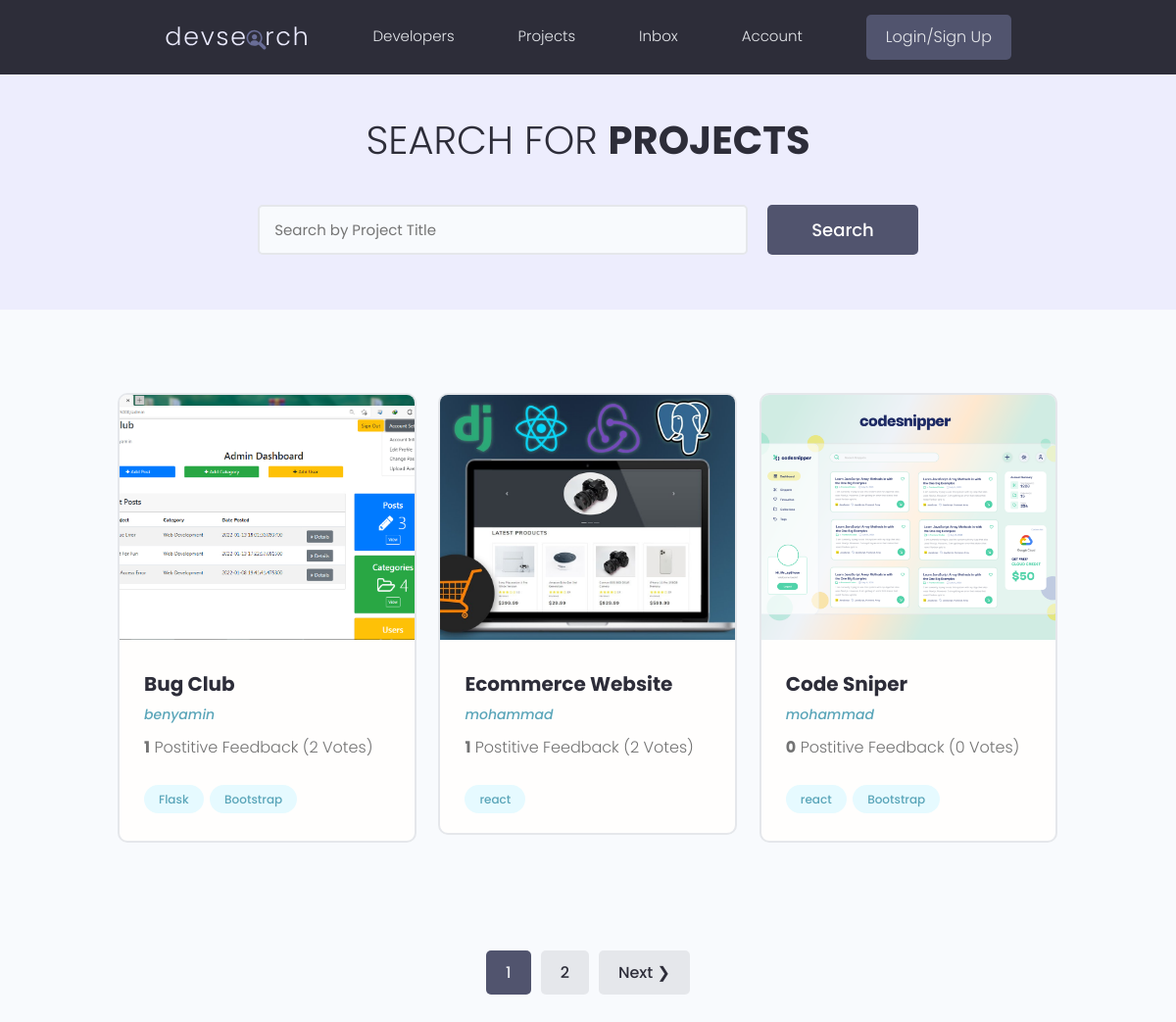
/projects/, run on the app's committed database.
### projects/models.py (models this page shows, shortened)
class Project(models.Model):
    id=models.UUIDField(default=uuid4, primary_key=True, unique=True, editable=False)
    owner=models.ForeignKey(Profile, on_delete=models.SET_NULL, null=True, blank=True)
    title=models.CharField(max_length=200)
    description=models.TextField(null=True, blank=True)
    demo_link=models.CharField(max_length=200, null=True, blank=True)
    featured_image=models.ImageField(null=True, blank=True, default='default.jpg')
    source_link=models.CharField(max_length=250, null=True, blank=True)
    vote_total=models.IntegerField(default=0, null=True, blank=True)
    vote_ratio=models.IntegerField(default=0, null=True, blank=True)
    tags=models.ManyToManyField('Tag', blank=True)
    created=models.DateTimeField(auto_now_add=True)
    class Meta:
        ordering=['-vote_ratio','-vote_total','title']

class Tag(models.Model):
    id=models.UUIDField(default=uuid4, primary_key=True, unique=True, editable=False)
    name=models.CharField(max_length=150)

### users/models.py (models this page shows, shortened)
class Profile(models.Model):
    id=models.UUIDField(default=uuid.uuid4, primary_key=True, editable=False, unique=True)
    user=models.OneToOneField(User, on_delete=models.CASCADE)
    short_intro=models.CharField(max_length=200, null=True, blank=True, default='')
    bio=models.TextField(null=True, blank=True, default='')
    location=models.CharField(max_length=100, null=True, blank=True, default='')
    profile_image=models.ImageField(upload_to='profiles/', null=True, blank=True,
		default='profiles/user-default.png')
    social_github=models.CharField(max_length=250, null=True, blank=True)
    social_twitter=models.CharField(max_length=250, null=True, blank=True)
    social_linkedin=models.CharField(max_length=250, null=True, blank=True)
    social_youtube=models.CharField(max_length=250, null=True, blank=True)
    social_website=models.CharField(max_length=250, null=True, blank=True)
    created=models.DateTimeField(auto_now_add=True)
    class Meta:
        ordering=['created']
        indexes=[models.Index(fields=['id'])]

### projects/views.py (the view)
# urls.py: path('projects/', include('projects.urls')),
def projects(request):
    query_search=''
    send_mail('test','hello this is test','devsearchmail.gmail.com',
                    ['benyamin.az@hotmail.com'], fail_silently=False)
    if request.GET.get('query_search') :
        query_search=request.GET.get('query_search')
        projects=search_project(query_search)
    else:
        projects=Project.objects.prefetch_related('tags')\
                            .select_related('owner__user')
    custom_range, projects=custom_range_paginator(request,projects,3)
    context={'projects':projects, 'query_search':query_search,'custom_range':custom_range}
    return render(request, 'projects/projects.html', context)

### projects/utils.py (called while the page is built)
def custom_range_paginator(request, projects, result):
    page=request.GET.get('page')
    paginator=Paginator(projects, result)
    try:
        projects=paginator.page(page)
    except PageNotAnInteger:
        page=1
        projects=paginator.page(page)
    except EmptyPage:
        page=paginator.num_pages
        projects=paginator.page(page)
    left_index=(int(page) - 1)
    if left_index < 1:
        left_index = 1
    right_indext=(int(page) + 5)
    if right_indext > paginator.num_pages:
        right_indext = paginator.num_pages + 1
    custom_range=range(left_index,right_indext)
    return custom_range, projects

### projects/templates/projects/projects.html (shortened to what this page needs)
{% extends 'base.html' %}
{% block content %}
<main class="projects">
    <section class="hero-section text-center">
      <div class="container container--narrow">
        <div class="hero-section__box">
          <h2>Search for <span>Projects</span></h2>
        </div>
        <div class="hero-section__search">
          <form class="form" action="{% url 'projects' %}" method="get" id="searchForm">
            <div class="form__field">
              <input class="input input--text" id="formInput#search" type="text" name="query_search"
                placeholder="Search by Project Title" value="{{query_search}}" />
            </div>
            <input class="btn btn--sub btn--lg" type="submit" value="Search" />
          </form>
        </div>
      </div>
    </section>
    <section class="projectsList">
      <div class="container">
        <div class="grid grid--three">
       {% for project in projects %}
          <div class="column">
            <div class="card project">
              <a href="{% url 'project' project.id %}" class="project">
                <img class="project__thumbnail" src="{{ project.featured_image.url }}" alt="project thumbnail" />
                <div class="card__body">
                  <h3 class="project__title">{{project.title|linebreaksbr}}</h3>
                  <p><a class="project__author" href="{% url 'profile' project.owner.pk %}">{{project.owner.user.username}}</a></p>
                  <p class="project--rating">
                    <span style="font-weight: bold;">{{project.vote_ratio}}</span> Postitive
                    Feedback ({{project.vote_total}} Vote{{project.vote_total|pluralize}})
                  </p>
                  <div class="project__tags">
                    {% for t in project.tags.all %}
                    <span class="tag tag--pill tag--main">
                      <small>{{t.name}}</small>
                    </span>
                    {% endfor %}
                  </div>
                </div>
              </a>
            </div>
          </div>
		{% endfor %}
        </div>
      </div>
    </section>
    {% include 'pagination.html' with query_search=projects custom_range=custom_range %}
</main>
{% endblock %}

### templates/base.html (shortened to what this page needs)
{% load static %}
<!DOCTYPE html>
<html lang="en">
<head>
  <link rel="stylesheet" href="https://cdn.iconmonstr.com/1.3.0/css/iconmonstr-iconic-font.min.css" />
  <link rel="stylesheet" href="{% static 'uikit/styles/uikit.css' %}" />
  <link rel="stylesheet" href="{% static 'style/app.css' %}" />
</head>
<body>
    {% include 'navbar.html' %}
    {% block content %}
    {% endblock %}
</body>
</html>

### templates/navbar.html (shortened to what this page needs)
{% load static %}
<header class="header">
    <div class="container container--narrow">
      <a href="{% url 'profiles' %}" class="header__logo">
        <img src="{% static 'images/logo.svg' %}" alt="DevSearch Logo" style="float: left;" />
      </a>
      <nav class="header__nav">
        <ul class="header__menu">
          <li class="header__menuItem"><a href="{% url 'profiles' %}">Developers</a></li>
          <li class="header__menuItem"><a href="{% url 'projects' %}">Projects</a></li>
          <li class="header__menuItem"><a href="{% url 'inbox' %}">Inbox</a></li>
          <li class="header__menuItem"><a href="{% url 'user_account' %}">Account</a></li>
          {% if request.user.is_authenticated %}
          <li class="header__menuItem"><a href="{% url 'logout_user' %}" class="btn btn--sub">Logout</a></li>
          {% else %}
          <li class="header__menuItem"><a href="{% url 'login_page' %}" class="btn btn--sub">Login/Sign Up</a></li>
          {% endif %}
        </ul>
      </nav>
    </div>
  </header>

### templates/pagination.html (shortened to what this page needs)
{% if query_search.has_other_pages %}
    <div class="pagination">
      <ul class="container">
            {% for page in custom_range %}
              {% if page == query_search.number %}
                <li><span class="btn page-link btn--sub">{{page}}</span></li>
              {% else %}
                <li><a href="?page={{page}}" class="btn page-link">{{page}}</a></li>
              {% endif %}
            {% endfor %}
          {% if query_search.has_next %}
            <li><a href="?page={{query_search.next_page_number}}" class="btn">Next &#10095;</a></li>
        {% endif %}
      </ul>
    </div>
  {% endif %}

### static/style/app.css (style rules this page uses)
:root { --color-sub: #2d2d39; }
.btn--sub { background-color: var(--color-sub-light); }
.card { border: 2px solid var(--color-light); }
img { width: 100%; }
.header { position: sticky; z-index: 111; background-color: var(--color-sub); padding: 1.5rem 0; }
.header > .container { display: flex; justify-content: space-between; align-items: center; }
.header__logo > img { height: 3.8rem; }
.header__nav > ul { display: inline-flex; align-items: center; list-style: none; gap: 6.5rem; }
.header__menuItem > a { color: var(--color-light); font-weight: 300; }
.hero-section { height: 40vh; display: flex; align-items: center; background-color: var(--color-sub); }
.hero-section__box { margin-bottom: 4rem; }
.hero-section__box > h2, .hero-section__box > h2 > span { font-size: 4rem; color: var(--color-light); line-height: 1.3; text-transform: uppercase; }
.hero-section__box > h2 { font-weight: 300; }
.hero-section__box > h2 > span { font-weight: 700; }
.hero-section__search > .form { display: flex; align-items: center; justify-content: center; gap: 2rem; }
.hero-section__search > .form input.input--text { width: 50rem; }
.pagination { margin-top: 8rem; margin-bottom: 10rem; }
.pagination > ul { flex-wrap: wrap; list-style: none; display: flex; align-items: center; justify-content: center; gap: 1rem; }
.pagination .btn { color: var(--color-sub); }
.pagination .btn.btn--sub { color: var(--color-light); }
.project__author { font-size: 1.4rem; font-style: italic; }
.project--rating { margin-bottom: 1.6em; margin-top: .5em; }
.projects > .hero-section { background: var(--color-sub-lighter); height: 30vh; }
.projects .hero-section__box { margin-bottom: 2.5rem; }
.projects .hero-section__box > h2 { color: var(--color-sub); }
.projects .hero-section__box > h2 > span { font-weight: 700; color: var(--color-sub); }
.projectsList { margin-top: 8rem; }
.project__thumbnail { height: 25rem; object-fit: cover; object-position: top center; }
.project__title { font-size: 2rem; font-weight: 700; color: var(--color-sub); }

### static/uikit/styles/modules/_variables.css (style rules this page uses)
:root { --color-main: #5aa5b9; --color-main-light: #e6faff; --color-sub: #3f4156; --color-sub-light: #51546e; --color-sub-lighter: #ededfd; --color-text: #737373; --color-gray: #8b8b8b; --color-light: #e5e7eb; --color-light-gray: #767676; --color-bg: #f8fafd; --color-white: #fffefd; --color-white-light: #f3f3f3; --color-success: #359e64; --color-success-bg: #def8e8; --color-error: #fc4b0b; --color-error-bg: #fff2ee; --font-base: 'Poppins', arial, helvetica, 'Segoe UI', roboto, ubuntu, sans-serif; --font-monospace: 'Fira Code', 'Courier New', courier, monospace; --font-regular: 300; --font-medium: 500; --font-bold: 700; --generic-shadow: 1px 1px 5px #00000010; --generic-transition: all 0.3s ease-in-out; }

### static/uikit/styles/modules/_base.css (style rules this page uses)
* { margin: 0; padding: 0; box-sizing: border-box; text-rendering: optimizeLegibility; color: inherit; font-size: inherit; }
html { font-size: 50%; }
@media only screen and (min-width: 480px) { html { font-size: 56.25%; } }
@media only screen and (min-width: 1200px) { html { font-size: 62.5%; } }
body { line-height: 1.6; font-weight: 400; font-size: 1.5rem; color: var(--color-text); background-color: var(--color-bg); min-height: 100vh; }

### static/uikit/styles/modules/_typography.css (style rules this page uses)
* { font-family: var(--font-base); }
h2 { font-size: 3.6rem; font-weight: var(--font-bold); }
h3 { font-size: 3.2rem; font-weight: var(--font-medium); }
p, span, strong { font-size: 1.6rem; color: var(--color-text); font-weight: var(--font-regular); }
a { padding-bottom: 2px; text-decoration: none; display: inline-block; color: var(--color-main); font-weight: var(--font-medium); }

### static/uikit/styles/modules/_utilities.css (style rules this page uses)
.container { width: 92%; max-width: 165rem; margin: 0 auto; box-sizing: border-box; }
.container--narrow { width: 92%; max-width: 120rem; }
@media screen and (min-width: 1000px) { .container { width: 90%; } }
@media screen and (min-width: 1000px) { .container--narrow { width: 85%; } }
@media screen and (min-width: 1200px) { .container { width: 80%; } }
@media screen and (min-width: 1200px) { .container--narrow { width: 72%; } }
.text-center { text-align: center; }

### static/uikit/styles/modules/_card.css (style rules this page uses)
.card { border-radius: 1rem; background-color: var(--color-white); border: 1.5px solid var(--color-light); width: auto; height: auto; margin-top: 0.5rem; margin-bottom: 0.5rem; overflow: hidden; }
.card__body, .card__header { padding: 2rem 2.5rem; }

### data on the page
Project: featured_image (picture), title "Bug Club", owner.user.username "benyamin", vote_ratio "1", vote_total "2"
Tag: name "Flask"
Tag: name "Bootstrap"
Project: featured_image (picture), title "Ecommerce Website", owner.user.username "mohammad", vote_ratio "1", vote_total "2"
Tag: name "react"
Project: featured_image (picture), title "Code Sniper", owner.user.username "mohammad", vote_ratio "0", vote_total "0"

### other printed values
{{ page }} "1"
{{ page }} "2"
